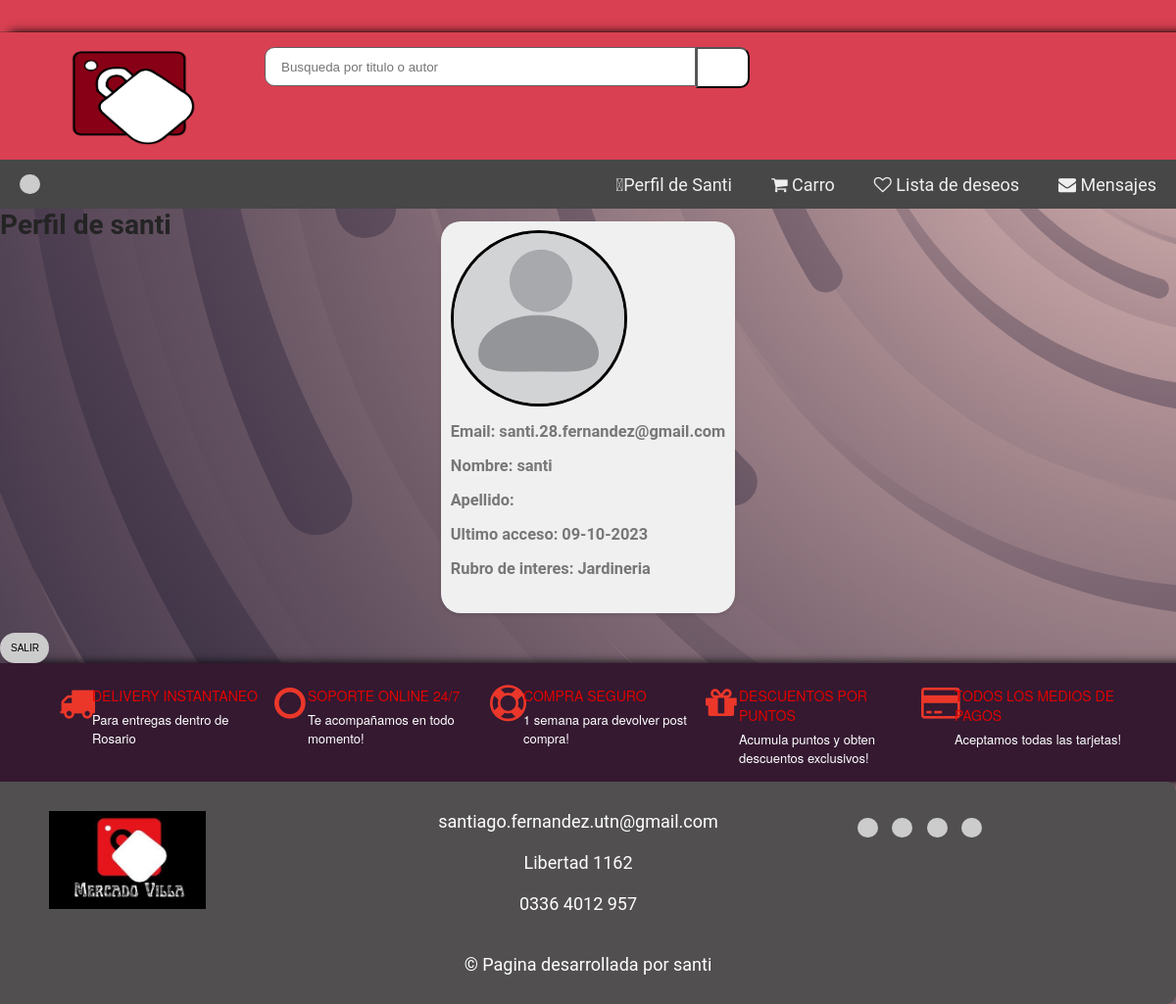
The page /user/ (signed in) on the database its author committed.
### clients/models.py (models this page shows)
class ClientModel(AbstractUser):
    cuit = models.CharField(max_length=11)
    business_line = models.CharField(choices=BusinessLineChoices.choices, max_length=128, default=BusinessLineChoices.OTROS.value)
    business_line_interes = models.CharField(choices=BusinessLineChoices.choices, max_length=128, default=BusinessLineChoices.OTROS.value)
    is_seller = models.BooleanField(default=False)
    is_buyer = models.BooleanField(default=True)
    state = models.CharField(max_length=128,blank = True, null = True)
    city = models.CharField(max_length=128,blank = True, null = True)
    postal_code = models.CharField(max_length = 4,blank = True, null = True)
    phone_number = models.CharField(max_length = 64)
    avatar = models.ImageField(upload_to="avatar", null = True, blank = True)

### user/views.py (the view, shortened to what this page needs)
# urls.py: path('', UserView.as_view(), name="user"),
class UserView(View):
    def get(self, request):
        user = self.request.user
        return render(request, "user.html", {"user": user})

### templates/user.html (shortened to what this page needs)
{%extends "home.html"%}
{% load humanize %}
{%block content%}
<div class="title"> <h1>Perfil de {{ user.username }} </h1></div>
<div class="profile-card">
  <div class="profile-description">
    <br><br><br><br>
    <div class="profile-picture"><img src="{{ user.avatar.url }}"
      alt="imagen de perfil"  class="profile-image"></div>
    <br>
    <div class="div1"> <h3> Email: {{ user.email }} </h1> </div><br>
      <div class="div1"> <h3> Nombre: {{ user.first_name }} </h1> </div><br>
      <div class="div1"> <h3> Apellido: {{ user.second_name }}</div><br>
    <div class="div1"> <h3> Ultimo acceso: {{ user.last_login|date:"d-m-Y" }}
      </h1> </div><br>
    <div class="div1"> <h3> Rubro de interes: {{ user.business_line_interes }}
      </h1> </div>
    <br><br><br><br><br><br>
  </div>
</div>
<a href="{% url 'logout' %}"><button type="button"class="icon-button"id="python-button" data-lang="python">
  SALIR</button></a>
{%endblock content%}

### templates/home.html (shortened to what this page needs)
<html>
  <head>
    {% load static %}
    <link rel="stylesheet" href="https://cdnjs.cloudflare.com/ajax/libs/font-awesome/4.7.0/css/font-awesome.min.css">
    <link rel="stylesheet" href="{% static 'css/home.css' %}" type="text/css" />
    <link rel="stylesheet" href="{% static 'css/user.css' %}" type="text/css" />
    <link rel="stylesheet" href="{% static 'css/cart.css' %}" type="text/css" />
    <link rel="stylesheet" href="{% static 'css/signup.css' %}" type="text/css" />
    <link rel="stylesheet" href="{% static 'css/publication.css' %}" type="text/css" />
    <link rel="stylesheet" href="{% static 'css/chat.css' %}" type="text/css" />
    <link rel="stylesheet" href="{% static 'css/payment.css' %}" type="text/css" />
    {% load humanize %}
  </head>
  <body>
    <div class="width-100 top-header">
      <div class="container-word">
        <div class="word-slide">
        </div>
      </div>
    </div>
    <div class="width-100 search-panel">
      <div class="container">
        <div class="width-20">
          <img src="{% static 'img/LOGOVECTORIZADOPNG.png' %}" class="logo-img"
            alt="[Logotipo]">
        </div>
        <div class="width-50">
          <input class="search-textbox" type="text"
            Placeholder="Busqueda por titulo o autor">
          <button class="search-button">
          </button>
        </div>
      </div>
    </div>
    <div class="nav">
      <div class="nav-header">
        <div class="nav-title">
            <a href="/web/"><button type="button"class="icon-button"id="python-button" data-lang="python">
              </button></a>
        </div>
      </div>
      <div class="nav-links">
          {% if user.is_authenticated %}
            <a href="/user/"><i class="fas fa-user-circle" aria-hidden="true"></i>Perfil de {{ user.username |capfirst }}</a>
            <a href="{%url 'cart'%}"><i class="fa fa-shopping-cart" aria-hidden="true"></i> Carro
            </a>
            <a class="head1mr" href="#"><i class="fa fa-heart-o" aria-hidden="true"></i> Lista de deseos </a>
            <a href="{%url 'chat' %}"><i class="fa fa-envelope"></i> Mensajes</a>
          {% else %}
            <a href="/login/"><i class="fa fa-user-circle-o" aria-hidden="true"></i> Iniciar sesion </a>
          {% endif %}
      </div>
  </div>
    {% block content %}
    {% endblock content %}
    <div class="width-100 margin-top-50 feature-sect">
      <div class="container">
        <div class="width-20 featured-padding">
          <div class="featured-border">
            <div class="width-20 featured-content">
              <i class="fa fa-truck" aria-hidden="true"></i>
            </div>
            <div
              class="width-80 featured-content margin-top-8">
              <h4>Delivery Instantaneo</h4>
              <p>Para entregas dentro de Rosario</p>
            </div>
          </div>
        </div>
        <div class="width-20">
          <div class="featured-border">
            <div class="featured-bord">
              <div class="width-20 featured-content">
                <i class="fa fa-circle-o"
                  aria-hidden="true"></i>
              </div>
              <div
                class="width-80 featured-content margin-top-8">
                <h4>Soporte Online 24/7</h4>
                <p>Te acompañamos en todo momento! </p>
              </div>
            </div>
          </div>
        </div>
        <div class="width-20">
          <div class="featured-border">
            <div class="width-20 featured-content">
              <i class="fa fa-life-ring"
                aria-hidden="true"></i>
            </div>
            <div
              class="width-80 featured-content margin-top-8">
              <h4>Compra seguro</h4>
              <p>1 semana para devolver post compra!</p>
            </div>
          </div>
        </div>
        <div class="width-20">
          <div class="featured-border">
            <div class="width-20 featured-content">
              <i class="fa fa-gift" aria-hidden="true"></i>
            </div>
            <div
              class="width-80 featured-content margin-top-8">
              <h4>Descuentos por puntos</h4>
              <p>Acumula puntos y obten descuentos
                exclusivos!</p>
            </div>
          </div>
        </div>
        <div class="width-20">
          <div class="featured-border">
            <div class="width-20 featured-content">
              <i class="fa fa-credit-card"
                aria-hidden="true"></i>
            </div>
            <div
              class="width-80 featured-content margin-top-8">
              <h4>Todos los medios de pagos</h4>
              <p>Aceptamos todas las tarjetas!</p>
            </div>
          </div>
        </div>
      </div>
    </div>
    <footer class="footer">
      <div class="container">
        <div class="footer-content">
          <div class="footer-logo">
            <img src="{% static 'img/logo_vale2.jpg' %}" class="logo-img" alt="[Logotipo]">
          </div>
          <div class="footer-links">
            <ul class="footer-menu">
              <li><a href="#">santiago.fernandez.utn@gmail.com</a></li><br><br>
              <li><a href="#">Libertad 1162</a></li><br><br>
              <li><a href="#">0336 4012 957</a></li><br><br>
            </ul>
          </div>
          <div class="footer-social">
            <ul class="social-icons">
              <li>
                <button type="button"
                  class="icon-button"
                  id="python-button" data-lang="python">
                  </button>
              </li>
              <li>
                <button type="button"
                  class="icon-button"
                  id="python-button" data-lang="python">
                  </button>
              </li>
              <li>
                <button type="button"
                  class="icon-button"
                  id="python-button" data-lang="python">
                  </button>
              </li>
              <li><button type="button"
                  class="icon-button"
                  id="python-button" data-lang="python">
                  </button>
              </li>
            </ul>
          </div>
        </div>
        <div class="footer-bottom">
          <p>&copy; Pagina desarrollada por santi</p>
        </div>
      </div>
    </footer>
  </body>
</html>

### static/css/home.css (style rules this page uses)
html, body { font-family: Roboto, sans-serif, arial; font-size: 14px; color: #242424; font-weight: 400; background-color: #060420; background-attachment: fixed; background-size: cover; }
:root { --color1 : #d94052 ; --color2 : #ee7e4c ; --color3 : #341931 ; --color4 : #514f4f ; --color5 : #4c4949 ; }
html { -webkit-text-size-adjust: 100%; -ms-text-size-adjust: 100%; font-size: 10px; -webkit-tap-highlight-color: transparent }
* { margin: 0px; padding: 0px; -webkit-box-sizing: border-box; -moz-box-sizing: border-box; box-sizing: border-box; margin: 0; padding: 0; outline: 0 }
.container { width: 1150px; margin: 0px auto; display: table; }
.width-100 { width: 100%; float: left; background-color: var(--color3); box-shadow: #000000 10px 0px 10px; }
.width-50 { width: 50%; float: left; }
.width-80 { width: 80%; float: left; }
.width-20 { width: 20%; float: left; }
.word-slide { white-space: nowrap; overflow: hidden; }
.container-word { width: 100%; }
.top-header { background: var(--color1); padding: 8px 0px; border-bottom: 1px solid #3131315e; }
.search-panel { background: var(--color1); padding: 15px 0px; }
.search-textbox { padding-left: 16px; height: 40px; width: 80%; border: 1px solid #636060; border-radius: 10px 0px 0px 10px; float: left; }
.search-button { height: 42px; width: 55px; border-radius: 0px 10px 10px 0px; background: rgb(255, 255, 255); float: left; }
.logo-img { width: 160px; height: 100px; }
.featured-content i { font-size: 37px; padding: 7px 0 0 10px; color: #eb372a; }
.featured-content h4 { color: #e00000; font-size: 14px; margin: 0 0 5px; text-transform: uppercase; font-weight: 500; font-family: "Helvetica Neue", "Helvetica", "Arial", "sans-serif"; }
.featured-content p { font-size: 13px; color: #ffffff; font-family: "Helvetica Neue", "Helvetica", "Arial", "sans-serif"; }
.margin-top-8 { margin-top: 8px; }
.featured-border { width: 100%; float: left; padding: 15px 0px; }
* { box-sizing: border-box; margin: 0; padding: 0; }
.footer { font-size: 18px; width: 100%; background-color:var(--color4); color: #fff; padding: 30px 0; border-radius: 0px 10px 10px 0px; position: relative; display: flex; align-items: center; justify-content: center; }
.container { width: 100%; margin: 0 auto; padding: 0 50px; }
.footer-content { display: grid; grid-template-columns: 25% 50% 25%; }
.footer-menu { list-style: none; padding: 0; margin: 0; text-align: center; }
.footer-menu li { display: inline-block; margin-right: 20px; }
.footer-menu a { color: #fff; text-decoration: none; }
.social-icons { list-style: none; padding: 0; margin: 0; }
.icon-button { background-color: #ccc; border: 1px; border-radius: 100px; border-color: rgb(7, 7, 7); padding: 10px; cursor: pointer; font-size: 10px; transition: background-color 0.5s ease; }
.social-icons li { display: inline-block; margin-right: 10px; }
.social-icons li:last-child { margin-right: 0; }
.footer-bottom { margin-top: 20px; text-align: center; }
.footer-bottom p { margin: 0; }
.nav { height: 50px; width: 100%; padding: 0 10px; display: flex; align-items: center; justify-content: space-between; background-color: #474747; position: relative; border: none; }
.nav .nav-header { width: 50%; display: inline; }
.nav .nav-header .nav-title { display: inline-block; font-size: 22px; color: #fff; padding: 10px; }
.nav .nav-links { width: 50%; display: inline-flex; justify-content: flex-end; column-gap: 20px; font-size: 18px; border: none; border-radius: 0 0 10px 10px; }
.nav .nav-links a { display: inline-block; padding: 10px 10px; text-decoration: none; color: #efefef; }

### static/css/user.css (style rules this page uses)
.profile-card { height: 350px; width: 250px; display: flex; flex-direction: column; align-items: center; justify-content: center; background-color: #f0f0f0; border-radius: 20px; box-shadow: 0 2px 4px rgba(0, 0, 0, 0.1); margin-left: 50%; transform: translate(-50%, -5%); }
@media screen and (min-width: 768px) { .profile-card { width: 300px; height: 400px; } }
.profile-image { width: 180px; height: 180px; background-color: #aaa; border-radius: 50%; border: 3px solid #000000; }
.profile-picture img { max-width: 100%; justify-content: center; }
.profile-description { margin-top: 5px; color: #777; }

### rows shown on the page
ClientModel: username "Santi", username "santi", avatar (picture), email "santi.28.fernandez@gmail.com", first_name "santi", last_login "09-10-2023", business_line_interes "Jardineria"
